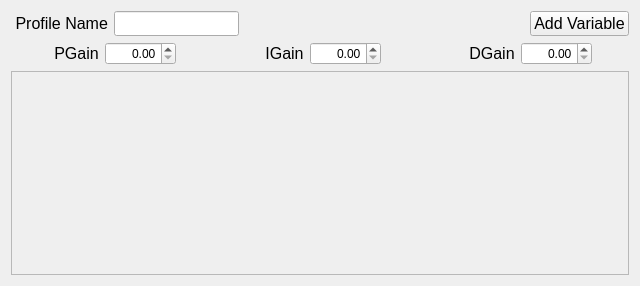
<?xml version="1.0" encoding="UTF-8"?>
<ui version="4.0">
 <class>WidgetVariableDataDisplay</class>
 <widget class="QWidget" name="WidgetVariableDataDisplay">
  <property name="geometry">
   <rect>
    <x>0</x>
    <y>0</y>
    <width>640</width>
    <height>286</height>
   </rect>
  </property>
  <property name="sizePolicy">
   <sizepolicy hsizetype="Fixed" vsizetype="MinimumExpanding">
    <horstretch>0</horstretch>
    <verstretch>0</verstretch>
   </sizepolicy>
  </property>
  <property name="minimumSize">
   <size>
    <width>620</width>
    <height>0</height>
   </size>
  </property>
  <property name="windowTitle">
   <string>Form</string>
  </property>
  <layout class="QGridLayout" name="gridLayout_2">
   <item row="0" column="0">
    <layout class="QHBoxLayout" name="horizontalLayout_3">
     <item>
      <layout class="QHBoxLayout" name="horizontalLayout">
       <property name="sizeConstraint">
        <enum>QLayout::SetDefaultConstraint</enum>
       </property>
       <item>
        <widget class="QLabel" name="label">
         <property name="sizePolicy">
          <sizepolicy hsizetype="Fixed" vsizetype="Fixed">
           <horstretch>0</horstretch>
           <verstretch>0</verstretch>
          </sizepolicy>
         </property>
         <property name="maximumSize">
          <size>
           <width>100</width>
           <height>25</height>
          </size>
         </property>
         <property name="font">
          <font>
           <pointsize>12</pointsize>
          </font>
         </property>
         <property name="text">
          <string> Profile Name</string>
         </property>
         <property name="alignment">
          <set>Qt::AlignCenter</set>
         </property>
        </widget>
       </item>
       <item>
        <widget class="QLineEdit" name="lineEdit_profileName">
         <property name="sizePolicy">
          <sizepolicy hsizetype="Fixed" vsizetype="Fixed">
           <horstretch>0</horstretch>
           <verstretch>0</verstretch>
          </sizepolicy>
         </property>
         <property name="maximumSize">
          <size>
           <width>180</width>
           <height>25</height>
          </size>
         </property>
         <property name="font">
          <font>
           <pointsize>10</pointsize>
          </font>
         </property>
         <property name="alignment">
          <set>Qt::AlignCenter</set>
         </property>
        </widget>
       </item>
      </layout>
     </item>
     <item>
      <spacer name="horizontalSpacer">
       <property name="orientation">
        <enum>Qt::Horizontal</enum>
       </property>
       <property name="sizeHint" stdset="0">
        <size>
         <width>40</width>
         <height>20</height>
        </size>
       </property>
      </spacer>
     </item>
     <item>
      <widget class="QPushButton" name="pushButton_addVariable">
       <property name="sizePolicy">
        <sizepolicy hsizetype="Fixed" vsizetype="Fixed">
         <horstretch>0</horstretch>
         <verstretch>0</verstretch>
        </sizepolicy>
       </property>
       <property name="maximumSize">
        <size>
         <width>121</width>
         <height>25</height>
        </size>
       </property>
       <property name="font">
        <font>
         <pointsize>12</pointsize>
        </font>
       </property>
       <property name="text">
        <string>Add Variable</string>
       </property>
       <property name="icon">
        <iconset>
         <normaloff>images/add_complex.png</normaloff>images/add_complex.png</iconset>
       </property>
      </widget>
     </item>
    </layout>
   </item>
   <item row="1" column="0">
    <layout class="QHBoxLayout" name="horizontalLayout_2">
     <item>
      <layout class="QFormLayout" name="formLayout_3">
       <property name="formAlignment">
        <set>Qt::AlignHCenter|Qt::AlignTop</set>
       </property>
       <item row="0" column="0">
        <widget class="QLabel" name="label_2">
         <property name="sizePolicy">
          <sizepolicy hsizetype="Fixed" vsizetype="Fixed">
           <horstretch>0</horstretch>
           <verstretch>0</verstretch>
          </sizepolicy>
         </property>
         <property name="maximumSize">
          <size>
           <width>60</width>
           <height>25</height>
          </size>
         </property>
         <property name="font">
          <font>
           <pointsize>12</pointsize>
          </font>
         </property>
         <property name="text">
          <string>PGain</string>
         </property>
         <property name="alignment">
          <set>Qt::AlignCenter</set>
         </property>
        </widget>
       </item>
       <item row="0" column="1">
        <widget class="QDoubleSpinBox" name="doubleSpinBox">
         <property name="sizePolicy">
          <sizepolicy hsizetype="Fixed" vsizetype="Fixed">
           <horstretch>0</horstretch>
           <verstretch>0</verstretch>
          </sizepolicy>
         </property>
         <property name="alignment">
          <set>Qt::AlignRight|Qt::AlignTrailing|Qt::AlignVCenter</set>
         </property>
         <property name="maximum">
          <double>1000.000000000000000</double>
         </property>
         <property name="value">
          <double>0.000000000000000</double>
         </property>
        </widget>
       </item>
      </layout>
     </item>
     <item>
      <layout class="QFormLayout" name="formLayout_2">
       <property name="formAlignment">
        <set>Qt::AlignHCenter|Qt::AlignTop</set>
       </property>
       <item row="0" column="0">
        <widget class="QLabel" name="label_3">
         <property name="sizePolicy">
          <sizepolicy hsizetype="Fixed" vsizetype="Fixed">
           <horstretch>0</horstretch>
           <verstretch>0</verstretch>
          </sizepolicy>
         </property>
         <property name="maximumSize">
          <size>
           <width>60</width>
           <height>25</height>
          </size>
         </property>
         <property name="font">
          <font>
           <pointsize>12</pointsize>
          </font>
         </property>
         <property name="text">
          <string>IGain</string>
         </property>
         <property name="alignment">
          <set>Qt::AlignCenter</set>
         </property>
        </widget>
       </item>
       <item row="0" column="1">
        <widget class="QDoubleSpinBox" name="doubleSpinBox_2">
         <property name="sizePolicy">
          <sizepolicy hsizetype="Fixed" vsizetype="Fixed">
           <horstretch>0</horstretch>
           <verstretch>0</verstretch>
          </sizepolicy>
         </property>
         <property name="alignment">
          <set>Qt::AlignRight|Qt::AlignTrailing|Qt::AlignVCenter</set>
         </property>
         <property name="maximum">
          <double>1000.000000000000000</double>
         </property>
         <property name="value">
          <double>0.000000000000000</double>
         </property>
        </widget>
       </item>
      </layout>
     </item>
     <item>
      <layout class="QFormLayout" name="formLayout">
       <property name="formAlignment">
        <set>Qt::AlignHCenter|Qt::AlignTop</set>
       </property>
       <item row="0" column="0">
        <widget class="QLabel" name="label_4">
         <property name="sizePolicy">
          <sizepolicy hsizetype="Fixed" vsizetype="Fixed">
           <horstretch>0</horstretch>
           <verstretch>0</verstretch>
          </sizepolicy>
         </property>
         <property name="maximumSize">
          <size>
           <width>60</width>
           <height>25</height>
          </size>
         </property>
         <property name="font">
          <font>
           <pointsize>12</pointsize>
          </font>
         </property>
         <property name="text">
          <string>DGain</string>
         </property>
         <property name="alignment">
          <set>Qt::AlignCenter</set>
         </property>
        </widget>
       </item>
       <item row="0" column="1">
        <widget class="QDoubleSpinBox" name="doubleSpinBox_3">
         <property name="sizePolicy">
          <sizepolicy hsizetype="Fixed" vsizetype="Fixed">
           <horstretch>0</horstretch>
           <verstretch>0</verstretch>
          </sizepolicy>
         </property>
         <property name="alignment">
          <set>Qt::AlignRight|Qt::AlignTrailing|Qt::AlignVCenter</set>
         </property>
         <property name="maximum">
          <double>1000.000000000000000</double>
         </property>
         <property name="value">
          <double>0.000000000000000</double>
         </property>
        </widget>
       </item>
      </layout>
     </item>
    </layout>
   </item>
   <item row="2" column="0">
    <widget class="QScrollArea" name="scrollArea">
     <property name="sizePolicy">
      <sizepolicy hsizetype="MinimumExpanding" vsizetype="MinimumExpanding">
       <horstretch>0</horstretch>
       <verstretch>0</verstretch>
      </sizepolicy>
     </property>
     <property name="minimumSize">
      <size>
       <width>600</width>
       <height>0</height>
      </size>
     </property>
     <property name="horizontalScrollBarPolicy">
      <enum>Qt::ScrollBarAlwaysOff</enum>
     </property>
     <property name="sizeAdjustPolicy">
      <enum>QAbstractScrollArea::AdjustToContents</enum>
     </property>
     <property name="widgetResizable">
      <bool>true</bool>
     </property>
     <widget class="QWidget" name="scrollAreaWidgetContents">
      <property name="geometry">
       <rect>
        <x>0</x>
        <y>0</y>
        <width>620</width>
        <height>197</height>
       </rect>
      </property>
      <layout class="QGridLayout" name="gridLayout">
       <item row="0" column="0">
        <layout class="QVBoxLayout" name="verticalLayout">
         <property name="spacing">
          <number>4</number>
         </property>
        </layout>
       </item>
      </layout>
     </widget>
    </widget>
   </item>
  </layout>
 </widget>
 <resources/>
 <connections/>
</ui>
